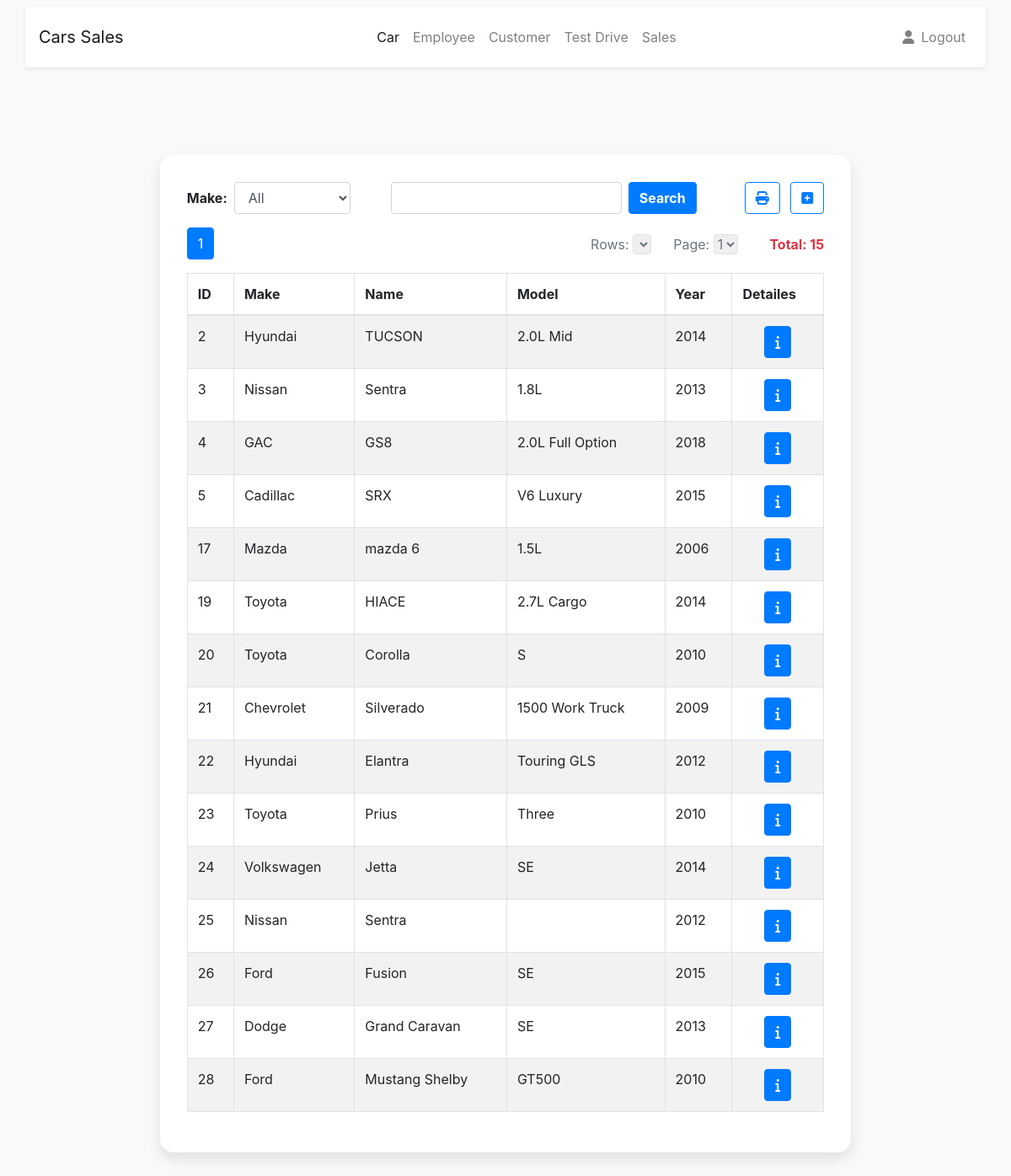
/staff/dashboard.php (signed in), run on the app's committed database.
### tables this page shows
CREATE TABLE `car` (
  `id` int(10) NOT NULL,
  `name` varchar(20) NOT NULL,
  `make` varchar(20) NOT NULL,
  `model` varchar(20) NOT NULL,
  `year` int(4) NOT NULL,
  `seat` int(2) NOT NULL,
  `price` int(10) NOT NULL,
  `color` varchar(20) NOT NULL,
  `status` tinyint(1) NOT NULL DEFAULT 1
);

### staff/dashboard.php (the view, shortened to what this page needs)
<?php
if(isset($_SESSION['activestaff']) || isset($_SESSION['activeadmin'])){
    require("../database/connection.php");
    require("../database/paginator.class.php");
    $pages = new Paginator;
    if(isset($_REQUEST['tb1'])) {
        $condition= "";
        if(isset($_GET['tb1']) && $_GET['tb1']=="all"){
            $pages->default_ipp = 10;
            $sql_forms = $db->query("SELECT * FROM car WHERE 1 and status = '1'");
            $pages->items_total = $sql_forms->rowCount();
            $pages->mid_range = 9;
            $pages->paginate();
            $result =   $db->query("SELECT * FROM car WHERE 1 and status = '1' ORDER BY id ASC ".$pages->limit."");
        }
        else if(isset($_GET['tb1']) && $_GET['tb1']!="all")
        {
            $condition      .=  " AND make='".$_GET['tb1']."'";
            $pages->default_ipp = 2;
            $sql_forms = $db->query("SELECT * FROM car WHERE 1 and status = '1'".$condition."");
            $pages->items_total = $sql_forms->rowCount();
            $pages->mid_range = 9;
            $pages->paginate();
            $result =   $db->query("SELECT * FROM car WHERE 1 and status = '1'".$condition." ORDER BY id ASC ".$pages->limit."");
        }
    }
    else {
            $pages->default_ipp = 15;
            $sql_forms = $db->query("SELECT * FROM car WHERE 1 and status = '1'");
            $pages->items_total = $sql_forms->rowCount();
            $pages->mid_range = 9;
            $pages->paginate();
            $result =   $db->query("SELECT * FROM car WHERE 1 and status = '1' ORDER BY id ASC ".$pages->limit."");
    }
}
else {
    header("location: index.php");
}
?>
<!DOCTYPE html>
<html lang="en">
<head>
    <link rel="stylesheet" href="https://stackpath.bootstrapcdn.com/bootstrap/4.4.1/css/bootstrap.min.css">
    <link rel="stylesheet" href="../style.css">
</head>
<body class=" bg-light">
    <nav class="navbar navbar-expand-lg navbar-light bg-light ">
        <div class="container shadow-sm p-3 mb-5 bg-white rounded">
          <a class="navbar-brand" href="index.php">
            Cars Sales
          </a>
          <div class="collapse navbar-collapse" id="navbarCollapse">
            <ul class="navbar-nav mx-auto">
              <li class="nav-item ">
                <a class="nav-link active" href="dashboard.php?page=1&ipp=2">Car</a>
              </li>
              <li class="nav-item ">
                <a class="nav-link" href="employee.php?page=1&ipp=2">Employee</a>
              </li>
              <li class="nav-item ">
                <a class="nav-link" href="customer.php?page=1&ipp=2">Customer</a>
              </li>
              <li class="nav-item position-static">
                <a class="nav-link" href="testSchedule.php?page=1&ipp=2">Test Drive</a>
              </li>
              <li class="nav-item position-static">
                <a class="nav-link" href="sales.php?page=1&ipp=2">Sales</a>
              </li>
            </ul>
            <ul class="navbar-nav flex-row">
              <li class="nav-item ml-lg-n4">
                <a class="nav-link" href="profile.php">
                    <i class="fas fa-user"></i>
                </a>
              </li>
              <li class="nav-item ml-lg-n2 ml-3">
                <a class="nav-link" href="../database/logout.php">
                    Logout
                </a>
              </li>
            </ul>
          </div>
        </div>
    </nav>
<div class="mr-sm-5 ml-sm-5">
    <div class="row">
      <div class="col-lg-10 col-xl-9 mx-auto">
        <div class="card card-signin flex-row my-5">
          <div class="card-body">
            <div class="d-flex justify-content-between">
                <div class="d-flex">
                    <form method="get" action="dashboard.php" class="form-inline">
                        <label for="tab1" class="mr-2 font-weight-bold">Make:</label>
                        <select name="tb1" onchange="submit()" class="form-control">
                            <option value='all'>All</option>
                        </select>
                    </form>
                    <form action="dashboard.php" method="get">
                        <div class="d-flex ml-5">
                        <input name='input' type="text" class="form-control">
                        <button type="submit" name="search" class="btn btn-primary ml-2 font-weight-bold">Search</button>
                        </div>
                    </form>
                </div>
                <div>
                    <button class="btn btn-outline-primary ml-2 " onclick="print()"><i class="fas fa-print"></i></button>
                    <button class="btn btn-outline-primary ml-2 " onclick="window.document.location.href='addCar.php'"><i class="fas fa-plus-square"></i></button>
                </div>
            </div>
            <div class="row marginTop">
                <div class="col-sm-12 paddingLeft pagerfwt">
                    <?php if($pages->items_total > 0) { ?>
                        <?php echo $pages->display_pages();?>
                        <?php echo $pages->display_items_per_page();?>
                        <?php echo $pages->display_jump_menu(); ?>
                    <?php }?>
                </div>
            </div>
            <table id="table" class="table table-bordered table-striped">
                <thead>
                    <tr>
                        <th>ID</th>
                        <th>Make</th>
                        <th>Name</th>
                        <th>Model</th>
                        <th>Year</th>
                        <th align='center'>Detailes</th>
                    </tr>
                </thead>
                <tbody>
                    <?php
                    if($pages->items_total>0){
                        foreach($result as $row){
                    ?>
                    <tr>
                        <td><?php echo $row['id']; ?></td>
                        <td><?php echo $row['make']; ?></td>
                        <td><?php echo $row['name']; ?></td>
                        <td><?php echo $row['model']; ?></td>
                        <td><?php echo $row['year']; ?></td>
                        <td align='center'><button class="btn btn-primary" onclick="window.document.location.href='singleCar.php?carID=<?php echo $row['id'];?>'"><i class="fas fa-info"></i></button></td>
                    </tr>
                    <?php
                        }
                    }else{?>
                    <tr>
                        <td colspan="6" align="center"><strong>No Record(s) Found!</strong></td>
                    </tr>
                    <?php } ?>
                </tbody>
            </table>
          </div>
        </div>
      </div>
    </div>
  </div>
</body>
</html>

### style.css (style rules this page uses)
:root { --input-padding-x: 1.5rem; --input-padding-y: .75rem; }
.card-signin { border: 0; border-radius: 1rem; box-shadow: 0 0.5rem 1rem 0 rgba(0, 0, 0, 0.1); }
.card-signin .card-body { padding: 2rem; }

### data on the page
car: id "2", make "Hyundai", name "TUCSON", model "2.0L Mid", year "2014"
car: id "3", make "Nissan", name "Sentra", model "1.8L", year "2013"
car: id "4", make "GAC", name "GS8", model "2.0L Full Option", year "2018"
car: id "5", make "Cadillac", name "SRX", model "V6 Luxury", year "2015"
car: id "17", make "Mazda", name "mazda 6", model "1.5L", year "2006"
car: id "19", make "Toyota", name "HIACE", model "2.7L Cargo", year "2014"
car: id "20", make "Toyota", name "Corolla", model "S", year "2010"
car: id "21", make "Chevrolet", name "Silverado", model "1500 Work Truck", year "2009"
car: id "22", make "Hyundai", name "Elantra", model "Touring GLS", year "2012"
car: id "23", make "Toyota", name "Prius", model "Three", year "2010"
car: id "24", make "Volkswagen", name "Jetta", model "SE", year "2014"
car: id "25", make "Nissan", name "Sentra", year "2012"
car: id "26", make "Ford", name "Fusion", model "SE", year "2015"
car: id "27", make "Dodge", name "Grand Caravan", model "SE", year "2013"
car: id "28", make "Ford", name "Mustang Shelby", model "GT500", year "2010"

### other printed values
$this->items_total "15"
form field value "1"
